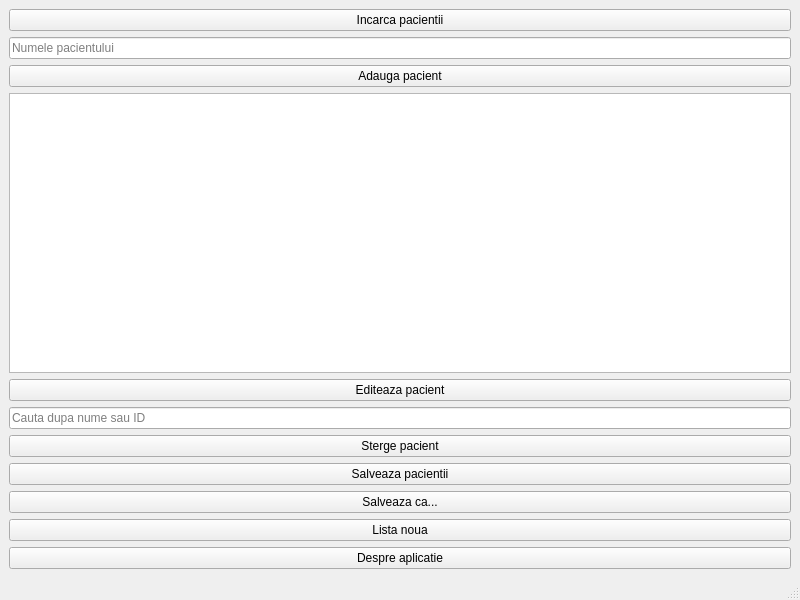
<?xml version="1.0" encoding="UTF-8"?>
<ui version="4.0">
 <class>MainWindow</class>
 <widget class="QMainWindow" name="MainWindow">
  <property name="geometry">
   <rect>
    <x>0</x>
    <y>0</y>
    <width>800</width>
    <height>600</height>
   </rect>
  </property>
  <property name="windowTitle">
   <string>MainWindow</string>
  </property>
  <widget class="QWidget" name="centralwidget">
   <layout class="QVBoxLayout" name="verticalLayout">
    <item>
     <widget class="QPushButton" name="loadPatientsButton">
      <property name="text">
       <string>Incarca pacientii</string>
      </property>
     </widget>
    </item>
    <item>
     <widget class="QLineEdit" name="patientNameEdit">
      <property name="placeholderText">
       <string>Numele pacientului</string>
      </property>
     </widget>
    </item>
    <item>
     <widget class="QPushButton" name="addPatientButton">
      <property name="text">
       <string>Adauga pacient</string>
      </property>
     </widget>
    </item>
    <item>
     <widget class="QTableView" name="patientsTable"/>
    </item>
    <item>
     <widget class="QPushButton" name="editPatientButton">
      <property name="text">
       <string>Editeaza pacient</string>
      </property>
     </widget>
    </item>
    <item>
     <widget class="QLineEdit" name="searchPatientEdit">
      <property name="placeholderText">
       <string>Cauta dupa nume sau ID</string>
      </property>
     </widget>
    </item>
    <item>
     <widget class="QPushButton" name="deletePatientButton">
      <property name="text">
       <string>Sterge pacient</string>
      </property>
     </widget>
    </item>
    <item>
     <widget class="QPushButton" name="savePatientsButton">
      <property name="text">
       <string>Salveaza pacientii</string>
      </property>
     </widget>
    </item>
    <item>
     <widget class="QPushButton" name="savePatientsAsButton">
      <property name="text">
       <string>Salveaza ca...</string>
      </property>
     </widget>
    </item>
    <item>
     <widget class="QPushButton" name="newPatientsButton">
      <property name="text">
       <string>Lista noua</string>
      </property>
     </widget>
    </item>
    <item>
     <widget class="QPushButton" name="aboutButton">
      <property name="text">
       <string>Despre aplicatie</string>
      </property>
     </widget>
    </item>
   </layout>
  </widget>
  <widget class="QMenuBar" name="menubar">
   <property name="geometry">
    <rect>
     <x>0</x>
     <y>0</y>
     <width>800</width>
     <height>21</height>
    </rect>
   </property>
  </widget>
  <widget class="QStatusBar" name="statusbar"/>
 </widget>
 <resources/>
 <connections/>
</ui>
